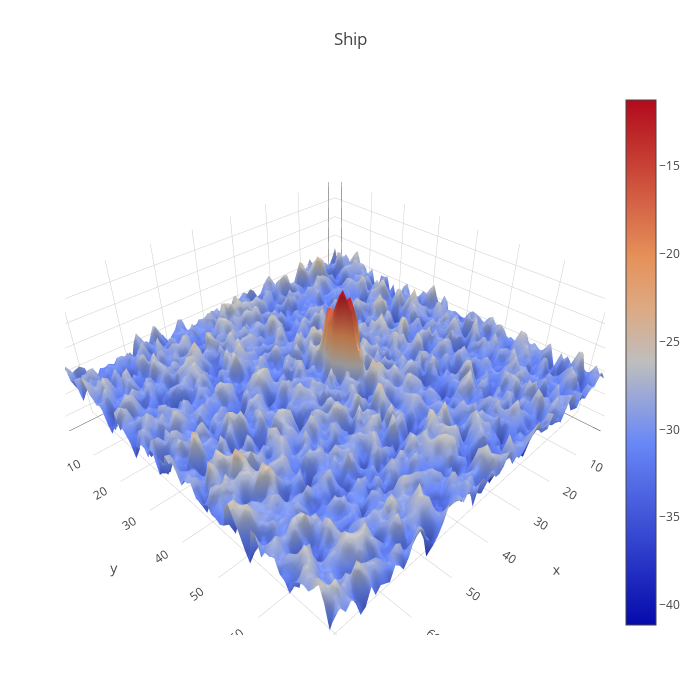

Notebook code for this chart:
### Code cell
#Take a look at a ship
import plotly.offline as py
import plotly.graph_objs as go
py.init_notebook_mode(connected=True)
def plotmy3d(c, name):
    data = [
        go.Surface(
            z=c
        )
    ]
    layout = go.Layout(
        title=name,
        autosize=False,
        width=700,
        height=700,
        margin=dict(
            l=65,
            r=50,
            b=65,
            t=90
        )
    )
    fig = go.Figure(data=data, layout=layout)
    py.iplot(fig)
plotmy3d(X2[0,:,:], 'Ship')

### Figure 1 — Plotly figure (JSON) as saved in the notebook; plotly's stock layout.template omitted (floating-point values rounded to 4 significant figures; data arrays with more than 128 entries replaced by an {"elided": "..."} marker saying what was removed)
{"data": [{"type": "surface", "z": {"elided": "75x75 float values"}}], "layout": {"autosize": false, "height": 700, "margin": {"b": 65, "l": 65, "r": 50, "t": 90}, "title": "Ship", "width": 700}}
